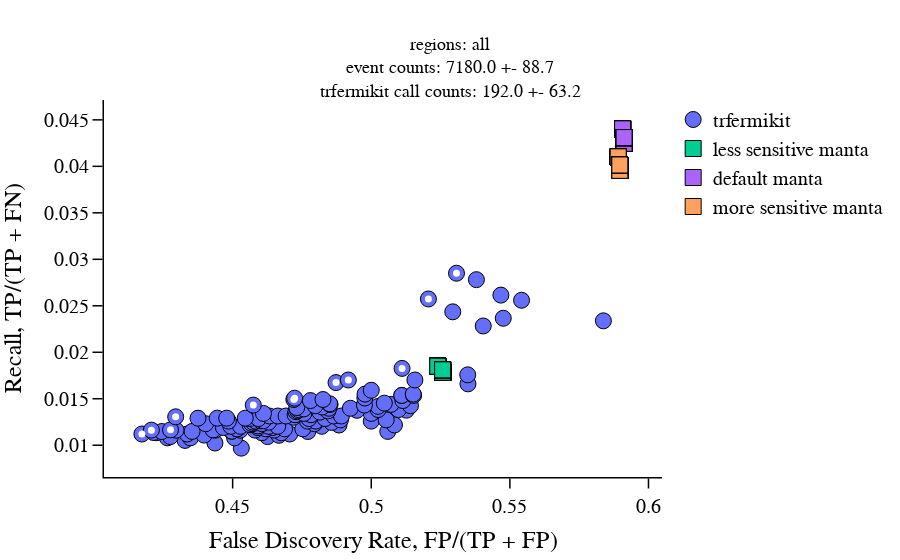
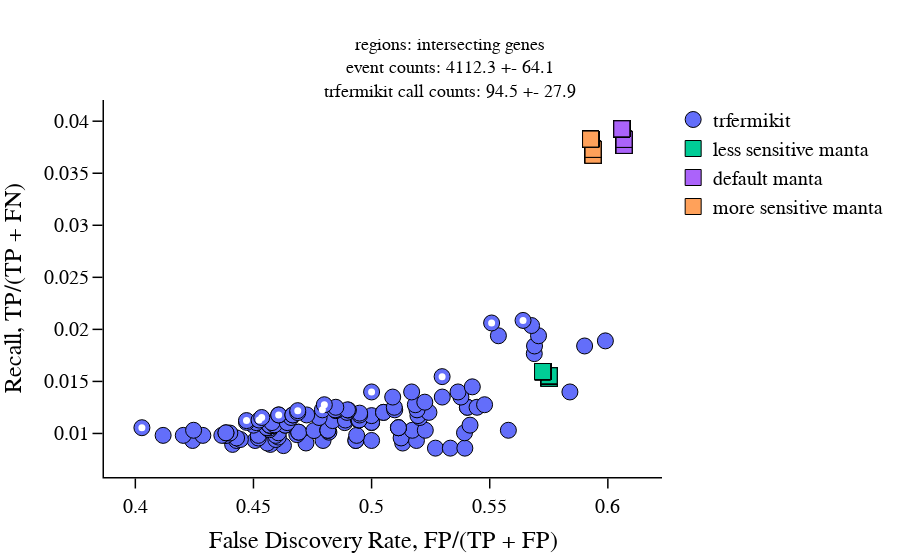
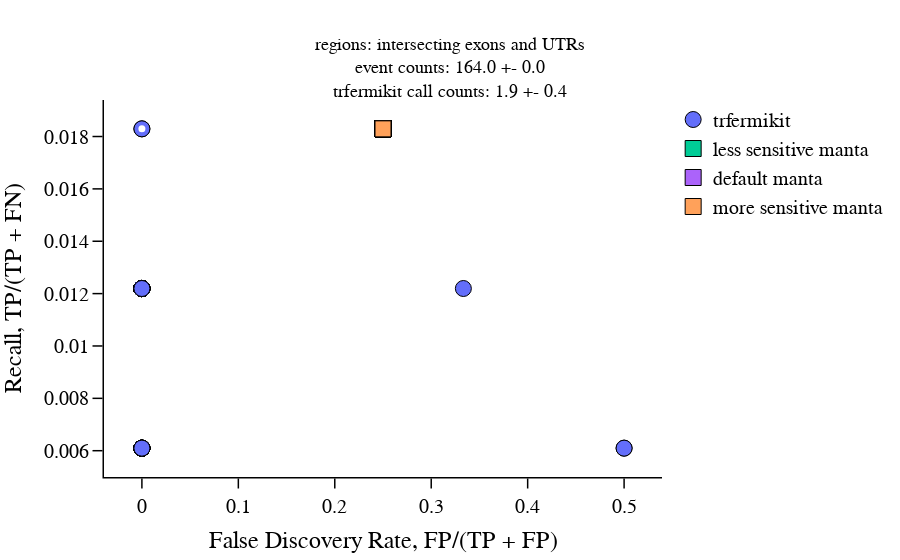

Here is the notebook cell these charts were saved with, in order:
### Code cell
plot_TPRs_FDRs_all('INS')

### Figure 1 — Plotly figure (JSON) as saved in the notebook; plotly's stock layout.template omitted (floating-point values rounded to 4 significant figures; data arrays with more than 128 entries replaced by an {"elided": "..."} marker saying what was removed)
{"data": [{"marker": {"line": {"color": "black", "width": 1}, "size": 16, "symbol": "circle"}, "mode": "markers", "name": "trfermikit", "type": "scatter", "x": {"elided": "135 float values"}, "y": {"elided": "135 float values"}}, {"marker": {"color": "white", "line": {"color": "black", "width": 0}, "size": 7, "symbol": "circle"}, "mode": "markers", "showlegend": false, "type": "scatter", "x": [0.4173, 0.4207, 0.4276, 0.4294, 0.4574, 0.4721, 0.4724, 0.4873, 0.4917, 0.5111, 0.5206, 0.5308], "y": [0.01121, 0.01162, 0.01165, 0.01305, 0.01432, 0.01492, 0.01506, 0.01674, 0.01702, 0.01826, 0.02573, 0.0285]}, {"marker": {"line": {"color": "black", "width": 1}, "size": 16, "symbol": "square"}, "mode": "markers", "name": "less sensitive manta", "type": "scatter", "x": {"elided": "135 float values"}, "y": {"elided": "135 float values"}}, {"marker": {"line": {"color": "black", "width": 1}, "size": 16, "symbol": "square"}, "mode": "markers", "name": "default manta", "type": "scatter", "x": {"elided": "135 float values"}, "y": {"elided": "135 float values"}}, {"marker": {"line": {"color": "black", "width": 1}, "size": 16, "symbol": "square"}, "mode": "markers", "name": "more sensitive manta", "type": "scatter", "x": {"elided": "135 float values"}, "y": {"elided": "135 float values"}}], "layout": {"font": {"color": "black", "family": "Arial", "size": 20}, "plot_bgcolor": "white", "title": {"font": {"color": "black", "family": "Arial", "size": 18}, "text": "regions: all<br>event counts: 7180.0 +- 88.7<br>trfermikit call counts: 192.0 +- 63.2", "x": 0.5}, "xaxis": {"linecolor": "black", "linewidth": 1.5, "showgrid": false, "showline": true, "tickcolor": "black", "ticklen": 10, "ticks": "outside", "tickwidth": 1.5, "title": {"text": "False Discovery Rate, FP/(TP + FP)"}}, "yaxis": {"linecolor": "black", "linewidth": 1.5, "showgrid": false, "showline": true, "tickcolor": "black", "ticklen": 10, "ticks": "outside", "tickwidth": 1.5, "title": {"text": "Recall, TP/(TP + FN)"}}}}

### Figure 2 — Plotly figure (JSON) as saved in the notebook; plotly's stock layout.template omitted (floating-point values rounded to 4 significant figures; data arrays with more than 128 entries replaced by an {"elided": "..."} marker saying what was removed)
{"data": [{"marker": {"line": {"color": "black", "width": 1}, "size": 16, "symbol": "circle"}, "mode": "markers", "name": "trfermikit", "type": "scatter", "x": {"elided": "135 float values"}, "y": {"elided": "135 float values"}}, {"marker": {"color": "white", "line": {"color": "black", "width": 0}, "size": 7, "symbol": "circle"}, "mode": "markers", "showlegend": false, "type": "scatter", "x": [0.4028, 0.4471, 0.4524, 0.4535, 0.4607, 0.4688, 0.4792, 0.48, 0.5, 0.5299, 0.5508, 0.5641], "y": [0.01055, 0.01124, 0.01129, 0.01153, 0.01178, 0.01219, 0.01227, 0.01276, 0.01399, 0.01546, 0.02061, 0.02086]}, {"marker": {"line": {"color": "black", "width": 1}, "size": 16, "symbol": "square"}, "mode": "markers", "name": "less sensitive manta", "type": "scatter", "x": {"elided": "135 float values"}, "y": {"elided": "135 float values"}}, {"marker": {"line": {"color": "black", "width": 1}, "size": 16, "symbol": "square"}, "mode": "markers", "name": "default manta", "type": "scatter", "x": {"elided": "135 float values"}, "y": {"elided": "135 float values"}}, {"marker": {"line": {"color": "black", "width": 1}, "size": 16, "symbol": "square"}, "mode": "markers", "name": "more sensitive manta", "type": "scatter", "x": {"elided": "135 float values"}, "y": {"elided": "135 float values"}}], "layout": {"font": {"color": "black", "family": "Arial", "size": 20}, "plot_bgcolor": "white", "title": {"font": {"color": "black", "family": "Arial", "size": 18}, "text": "regions: intersecting genes<br>event counts: 4112.3 +- 64.1<br>trfermikit call counts: 94.5 +- 27.9", "x": 0.5}, "xaxis": {"linecolor": "black", "linewidth": 1.5, "showgrid": false, "showline": true, "tickcolor": "black", "ticklen": 10, "ticks": "outside", "tickwidth": 1.5, "title": {"text": "False Discovery Rate, FP/(TP + FP)"}}, "yaxis": {"linecolor": "black", "linewidth": 1.5, "showgrid": false, "showline": true, "tickcolor": "black", "ticklen": 10, "ticks": "outside", "tickwidth": 1.5, "title": {"text": "Recall, TP/(TP + FN)"}}}}

### Figure 3 — Plotly figure (JSON) as saved in the notebook; plotly's stock layout.template omitted (floating-point values rounded to 4 significant figures; data arrays with more than 128 entries replaced by an {"elided": "..."} marker saying what was removed)
{"data": [{"marker": {"line": {"color": "black", "width": 1}, "size": 16, "symbol": "circle"}, "mode": "markers", "name": "trfermikit", "type": "scatter", "x": {"elided": "135 float values"}, "y": {"elided": "135 float values"}}, {"marker": {"color": "white", "line": {"color": "black", "width": 0}, "size": 7, "symbol": "circle"}, "mode": "markers", "showlegend": false, "type": "scatter", "x": [0], "y": [0.01829]}, {"marker": {"line": {"color": "black", "width": 1}, "size": 16, "symbol": "square"}, "mode": "markers", "name": "less sensitive manta", "type": "scatter", "x": {"elided": "135 float values"}, "y": {"elided": "135 float values"}}, {"marker": {"line": {"color": "black", "width": 1}, "size": 16, "symbol": "square"}, "mode": "markers", "name": "default manta", "type": "scatter", "x": {"elided": "135 float values"}, "y": {"elided": "135 float values"}}, {"marker": {"line": {"color": "black", "width": 1}, "size": 16, "symbol": "square"}, "mode": "markers", "name": "more sensitive manta", "type": "scatter", "x": {"elided": "135 float values"}, "y": {"elided": "135 float values"}}], "layout": {"font": {"color": "black", "family": "Arial", "size": 20}, "plot_bgcolor": "white", "title": {"font": {"color": "black", "family": "Arial", "size": 18}, "text": "regions: intersecting exons and UTRs<br>event counts: 164.0 +- 0.0<br>trfermikit call counts: 1.9 +- 0.4", "x": 0.5}, "xaxis": {"linecolor": "black", "linewidth": 1.5, "showgrid": false, "showline": true, "tickcolor": "black", "ticklen": 10, "ticks": "outside", "tickwidth": 1.5, "title": {"text": "False Discovery Rate, FP/(TP + FP)"}}, "yaxis": {"linecolor": "black", "linewidth": 1.5, "showgrid": false, "showline": true, "tickcolor": "black", "ticklen": 10, "ticks": "outside", "tickwidth": 1.5, "title": {"text": "Recall, TP/(TP + FN)"}}}}
